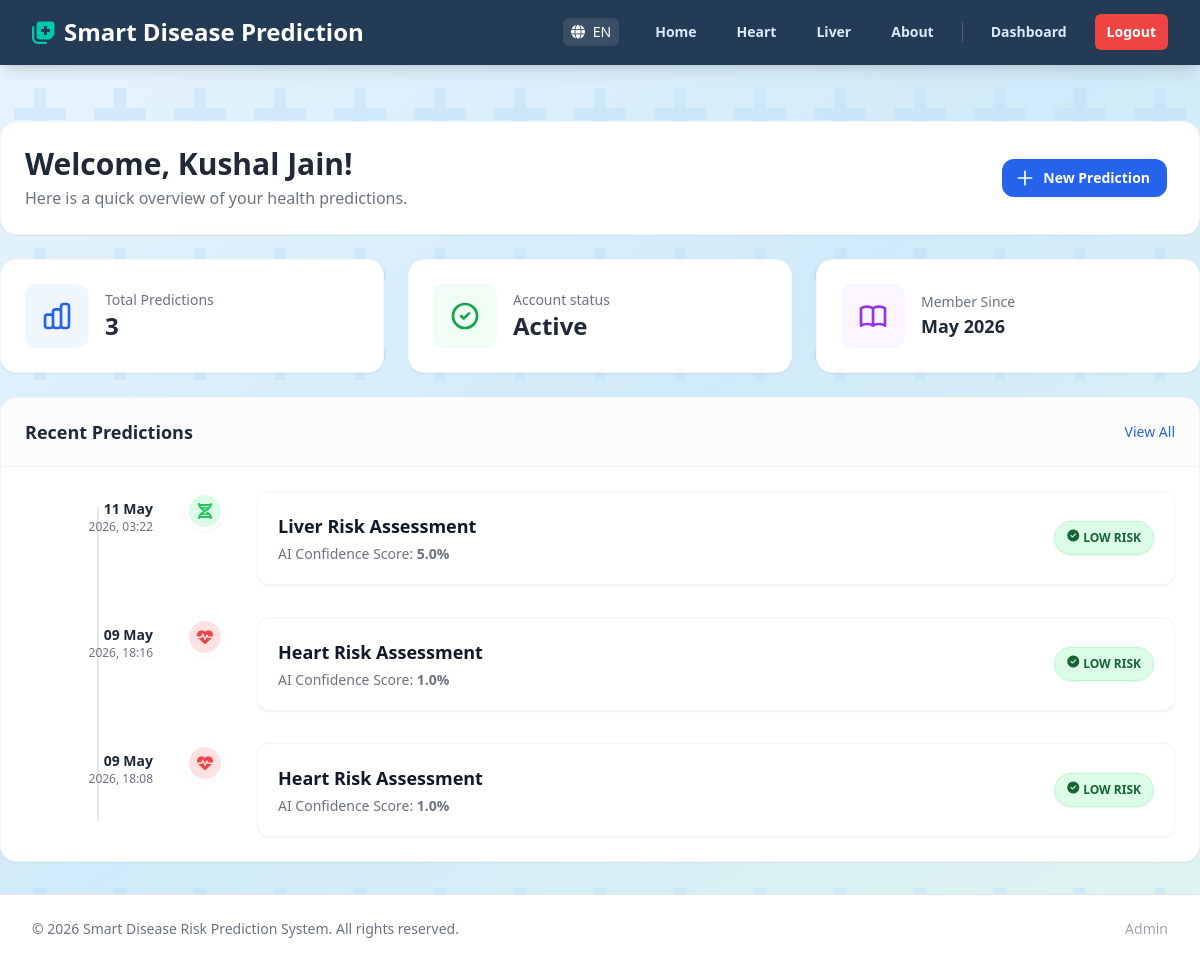
The app's page /dashboard (signed in) with its own data.
### models.py (models this page shows)
class Patient(db.Model):
    __tablename__ = 'patients'
    id = db.Column(db.Integer, primary_key=True)
    name = db.Column(db.String(100), nullable=False)
    email = db.Column(db.String(120), unique=True, nullable=False)
    mobile = db.Column(db.String(20), nullable=False)
    age = db.Column(db.Integer, nullable=False)
    gender = db.Column(db.String(10), nullable=False)
    password = db.Column(db.String(255), nullable=False) # hashed
    created_at = db.Column(db.DateTime, default=datetime.utcnow)
    predictions = db.relationship('Prediction', backref='patient', lazy=True)

class Prediction(db.Model):
    __tablename__ = 'predictions'
    id = db.Column(db.Integer, primary_key=True)
    patient_id = db.Column(db.Integer, db.ForeignKey('patients.id'), nullable=False)
    disease_type = db.Column(db.String(50), nullable=False) # Heart / Kidney / Liver
    risk_result = db.Column(db.String(50), nullable=False) # High / Low
    probability = db.Column(db.Float, nullable=True) # e.g. 75.50
    city = db.Column(db.String(50), nullable=True) # Location
    created_at = db.Column(db.DateTime, default=datetime.utcnow)

### app.py (the view)
@app.route("/dashboard")
def dashboard():
    if 'patient_id' not in session:
        flash("Please log in to access this page.", "danger")
        return redirect(url_for('login'))
    patient_id = session['patient_id']
    patient = Patient.query.get(patient_id)
    predictions = Prediction.query.filter_by(patient_id=patient_id).order_by(Prediction.created_at.desc()).limit(5).all()
    total_predictions = Prediction.query.filter_by(patient_id=patient_id).count()
    return render_template("dashboard.html", patient=patient, predictions=predictions, total_predictions=total_predictions)

### templates/dashboard.html (shortened to what this page needs)
{% extends 'base.html' %}
{% block content %}
<div class="space-y-6">
    <div class="flex items-center justify-between bg-white pl-6 pr-8 py-6 rounded-2xl shadow-sm border border-gray-100">
        <div>
            <h1 class="text-3xl font-bold text-gray-800">Welcome, {{ patient.name }}!</h1>
            <p class="text-gray-500 mt-1">Here is a quick overview of your health predictions.</p>
        </div>
        <a href="/heart" class="hidden md:inline-flex items-center justify-center px-4 py-2 border border-transparent rounded-xl shadow-sm text-sm font-bold text-white bg-medical-600 hover:bg-medical-700 transition-colors">
            <svg class="mr-2 -ml-1 text-white h-5 w-5" fill="none" stroke="currentColor" viewBox="0 0 24 24"><path stroke-linecap="round" stroke-linejoin="round" stroke-width="2" d="M12 4v16m8-8H4"></path></svg>
            New Prediction
        </a>
    </div>
    <div class="grid grid-cols-1 md:grid-cols-3 gap-6">
        <div class="bg-white rounded-2xl shadow-sm border border-gray-100 p-6 flex items-center shadow-sm">
            <div class="p-4 bg-medical-50 text-medical-600 rounded-xl mr-4">
            </div>
            <div>
                <p class="text-sm font-medium text-gray-500">Total Predictions</p>
                <h3 class="text-2xl font-bold text-gray-800">{{ total_predictions }}</h3>
            </div>
        </div>
        <div class="bg-white rounded-2xl shadow-sm border border-gray-100 p-6 flex items-center shadow-sm">
            <div class="p-4 bg-green-50 text-green-600 rounded-xl mr-4">
                <svg class="w-8 h-8" fill="none" stroke="currentColor" viewBox="0 0 24 24"><path stroke-linecap="round" stroke-linejoin="round" stroke-width="2" d="M9 12l2 2 4-4m6 2a9 9 0 11-18 0 9 9 0 0118 0z"></path></svg>
            </div>
            <div>
                <p class="text-sm font-medium text-gray-500">Account status</p>
                <h3 class="text-2xl font-bold text-gray-800">Active</h3>
            </div>
        </div>
        <div class="bg-white rounded-2xl shadow-sm border border-gray-100 p-6 flex items-center shadow-sm">
            <div class="p-4 bg-purple-50 text-purple-600 rounded-xl mr-4">
            </div>
            <div>
                <p class="text-sm font-medium text-gray-500">Member Since</p>
                <h3 class="text-lg font-bold text-gray-800">{{ patient.created_at.strftime('%b %Y') }}</h3>
            </div>
        </div>
    </div>
    <div class="bg-white rounded-2xl shadow-sm border border-gray-100 overflow-hidden">
        <div class="px-6 py-5 border-b border-gray-100 flex justify-between items-center bg-gray-50/50">
            <h3 class="text-lg font-bold text-gray-800">Recent Predictions</h3>
            <a href="/profile" class="text-sm font-medium text-medical-600 hover:text-medical-800">View All</a>
        </div>
        {% if predictions %}
            <div class="p-6 relative">
                <div class="absolute left-10 md:left-24 top-10 bottom-10 w-0.5 bg-gray-200 hidden md:block"></div>
                <div class="space-y-8">
                    {% for record in predictions %}
                    <div class="relative flex flex-col md:flex-row gap-4 md:gap-8 items-start">
                        <div class="md:w-32 flex-shrink-0 pt-2 text-left md:text-right z-10 hidden md:block">
                            <p class="text-sm font-bold text-gray-800">{{ record.created_at.strftime('%d %b') }}</p>
                            <p class="text-xs text-gray-500">{{ record.created_at.strftime('%Y, %H:%M') }}</p>
                        </div>
                        <div class="absolute left-[-1.1rem] md:static w-10 h-10 rounded-full flex items-center justify-center border-4 border-white shadow-sm z-10 hidden md:flex {% if 'Heart' in record.disease_type %}bg-red-100 text-red-500{% else %}bg-green-100 text-green-500{% endif %}">
                            {% if 'Heart' in record.disease_type %}
                                <i class="fa-solid fa-heart-pulse"></i>
                            {% else %}
                                <i class="fa-solid fa-dna"></i>
                            {% endif %}
                        </div>
                        <div class="flex-grow bg-white border border-gray-100 shadow-sm rounded-xl p-5 hover:shadow-md transition-shadow">
                            <div class="flex flex-col sm:flex-row justify-between items-start sm:items-center gap-3">
                                <div>
                                    <h4 class="font-bold text-gray-900 text-lg flex items-center gap-2">
                                        {{ record.disease_type }} Risk Assessment
                                    </h4>
                                    <p class="text-sm text-gray-500 mt-1">AI Confidence Score: <span class="font-bold">{{ record.probability|default('N/A') }}%</span></p>
                                </div>
                                <div>
                                    {% if 'High' in record.risk_result %}
                                        <span class="px-3 py-1.5 inline-flex text-xs leading-5 font-bold rounded-full bg-red-100 text-red-800 shadow-sm border border-red-200">
                                            <i class="fa-solid fa-triangle-exclamation mr-1 mt-[2px]"></i> {{ record.risk_result }}
                                        </span>
                                    {% else %}
                                        <span class="px-3 py-1.5 inline-flex text-xs leading-5 font-bold rounded-full bg-green-100 text-green-800 shadow-sm border border-green-200">
                                            <i class="fa-solid fa-check-circle mr-1 mt-[2px]"></i> {{ record.risk_result }}
                                        </span>
                                    {% endif %}
                                </div>
                            </div>
                        </div>
                    </div>
                    {% endfor %}
                </div>
            </div>
        {% endif %}
    </div>
</div>
{% endblock %}

### templates/base.html (style rules this page uses)
.bg-med-pattern { position: relative; z-index: 0; }
.bg-med-pattern::before { content: ''; position: absolute; inset: 0; background-size: 80px 80px; z-index: -1; pointer-events: none; }

### records on screen
Patient: name "Kushal Jain", created_at "May 2026"
Prediction: created_at "11 May", created_at "2026, 03:22", disease_type "Liver", probability "5.0", risk_result "LOW RISK"
Prediction: created_at "09 May", created_at "2026, 18:16", disease_type "Heart", probability "1.0", risk_result "LOW RISK"
Prediction: created_at "09 May", created_at "2026, 18:08", disease_type "Heart", probability "1.0", risk_result "LOW RISK"

### other values on screen
{{ total_predictions }} "3"
